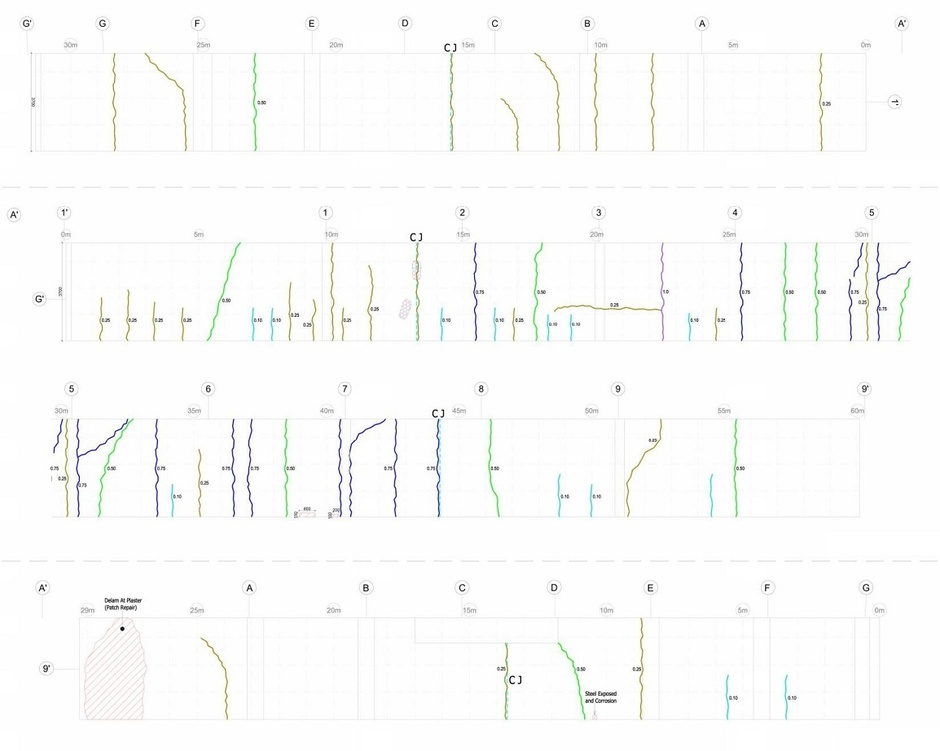
#> input picture 0_AI_ML_OpenCV/2_OpenCV/4_Lines/lines.jpg, 940 x 751 px, shrunk from 1154 x 922 before the run
$ python lines_contours.py
#> lines starting #> are read from the running program, lines starting #| are printed output that depends on the picture; after the words box and inside, x2 and y2 are one past the last pixel; in counts of white or black regions, pixels touching at a corner belong together
import sys
import math
import cv2 as cv
import numpy as np
sumof = []

src = cv.imread('lines.jpg')
#> src is the input picture: shape (751, 940, 3); mean B, G, R 250.6, 251.3, 250.9

gray = cv.cvtColor(src, cv.COLOR_BGR2GRAY)
thresh = cv.threshold(gray, 120, 255, cv.THRESH_BINARY_INV)[1]
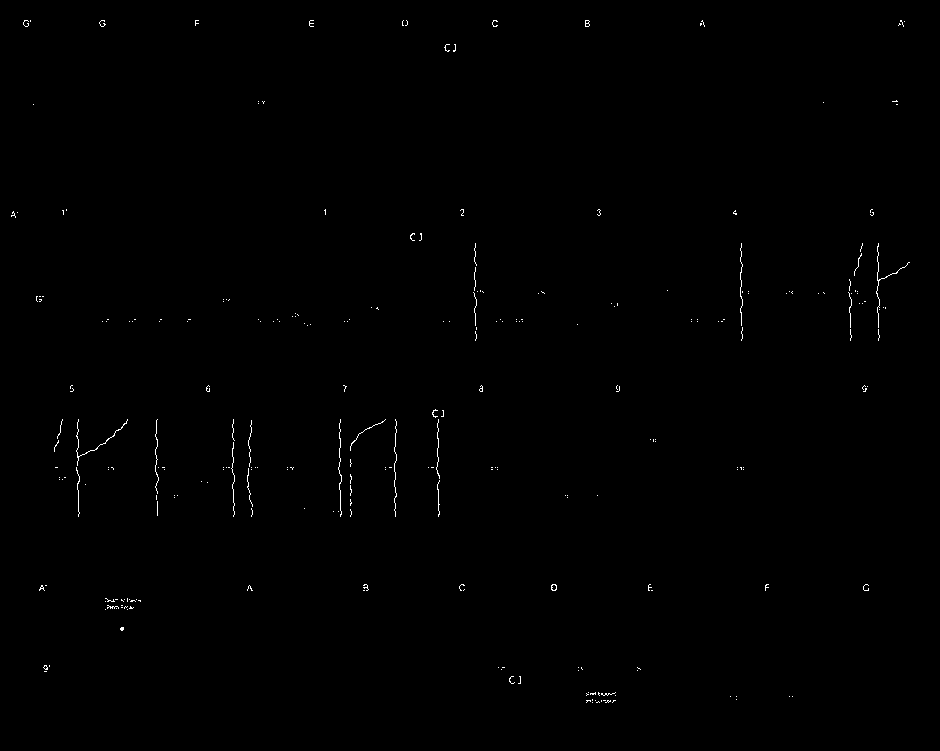
#> thresh: shape (751, 940); 0.32% white in thin lines or dots, all inside (x1, y1, x2, y2) = (11, 20, 910, 703)
cnts = cv.findContours(thresh, cv.RETR_EXTERNAL, cv.CHAIN_APPROX_SIMPLE)
#> cnts = 281 contours, 279 with area under 20; largest, box (x1, y1, x2, y2) and area: (551, 584, 557, 591) 28, (585, 20, 590, 27) 21
cnts = cnts[0] if len(cnts) == 2 else cnts[1]

lines = 0
for c in cnts:
    cv.drawContours(src, [c], -1, (36,255,12), 3)
    lines += 1
#> this loop made 281 passes
#> c on passes 1, 5, 6: [[592, 702]], [[603, 700], [605, 700]], [[601, 700], [601, 701]]
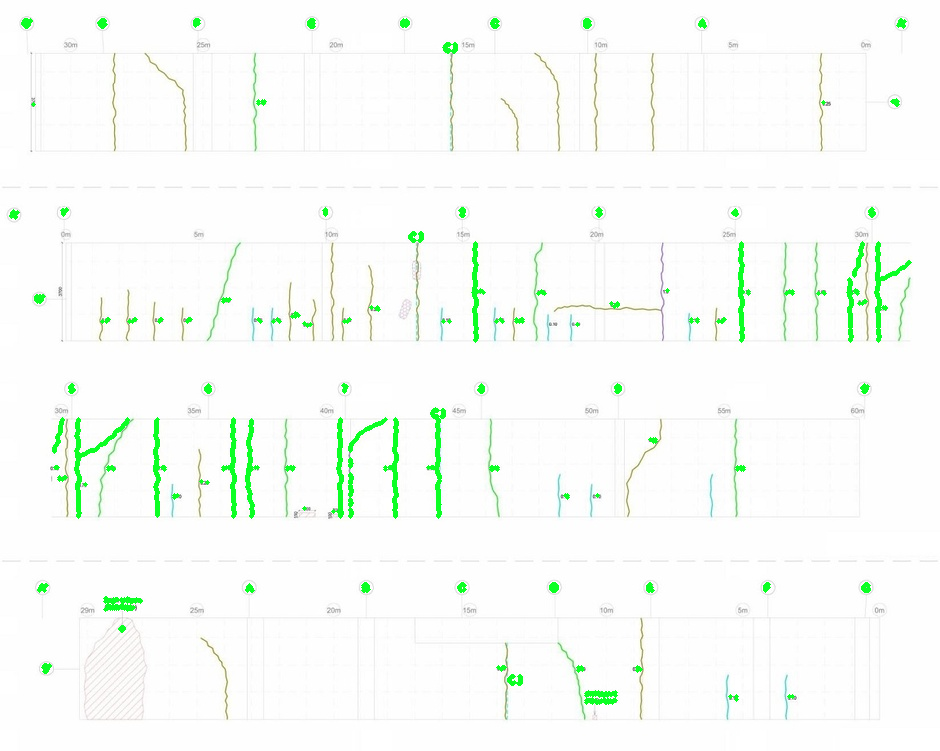
#> src: shape (751, 940, 3); 1.7% of pixels changed, all inside (x1, y1, x2, y2) = (9, 18, 912, 705)
#> after the loop, lines = 281

print(lines)
#| 281
cv.imshow("Thresh", thresh)
cv.imshow("Image", src)
print(len(sumof))
cv.waitKey()
